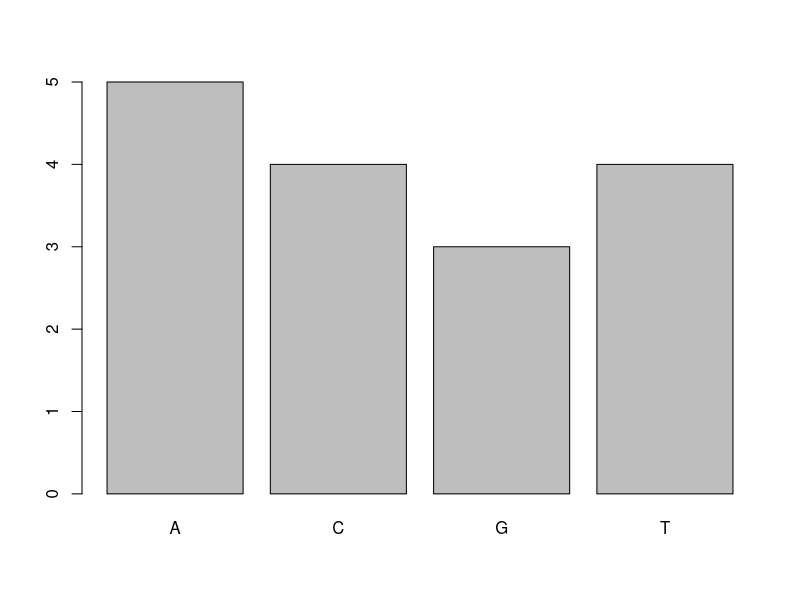
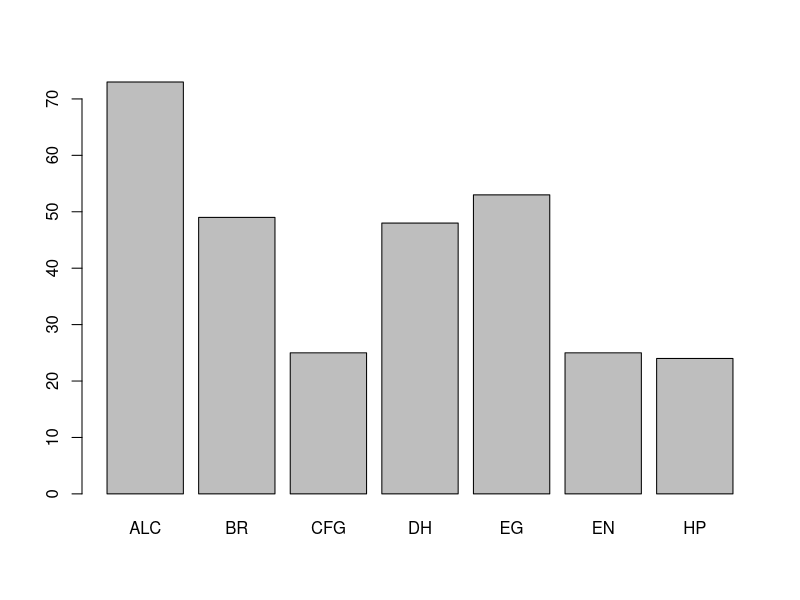
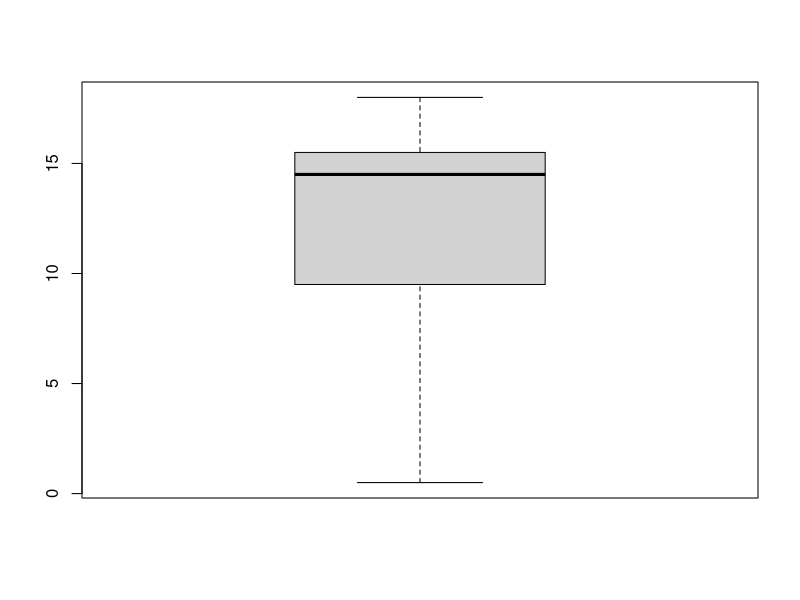
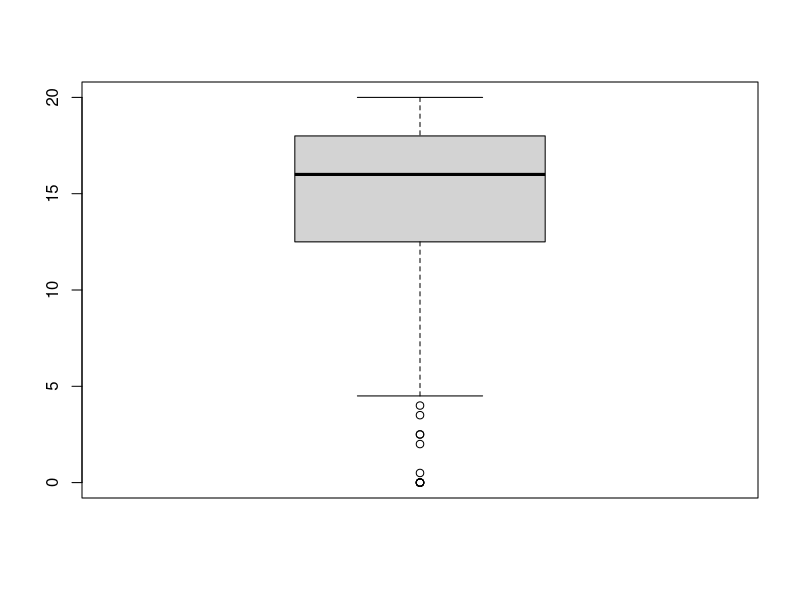
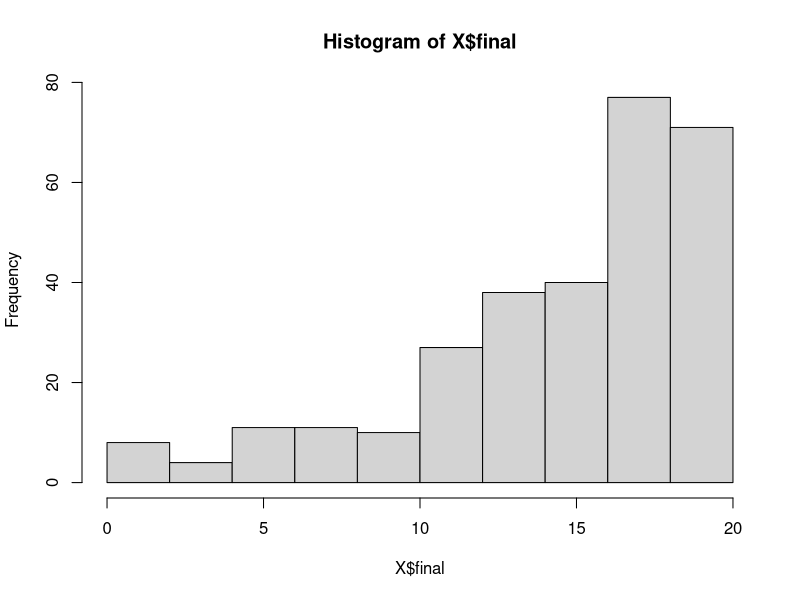
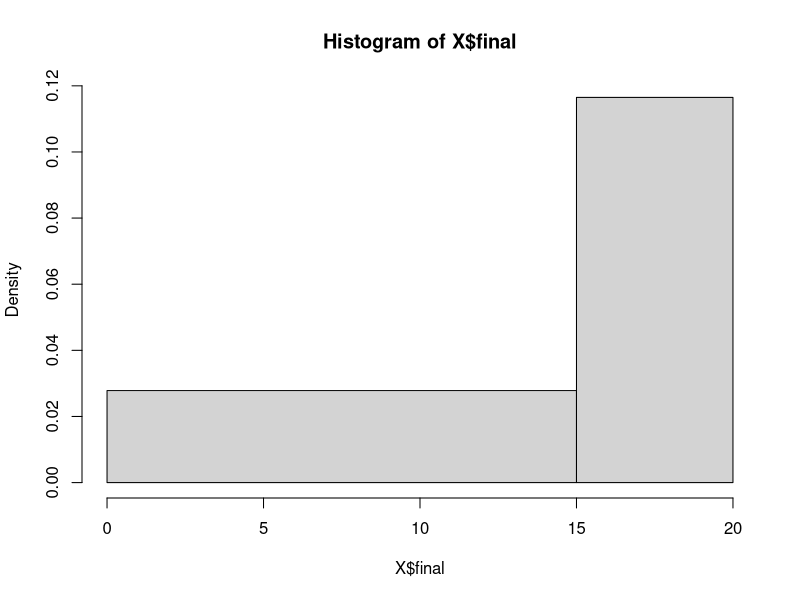
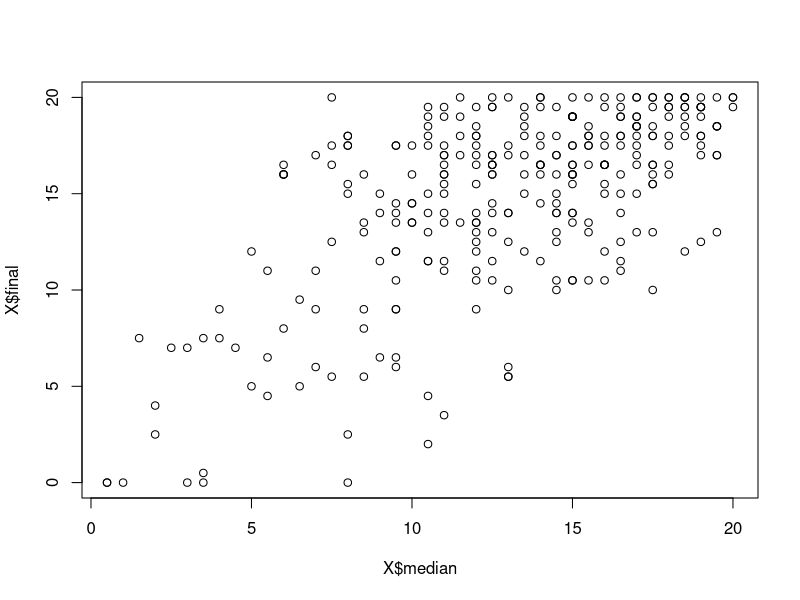
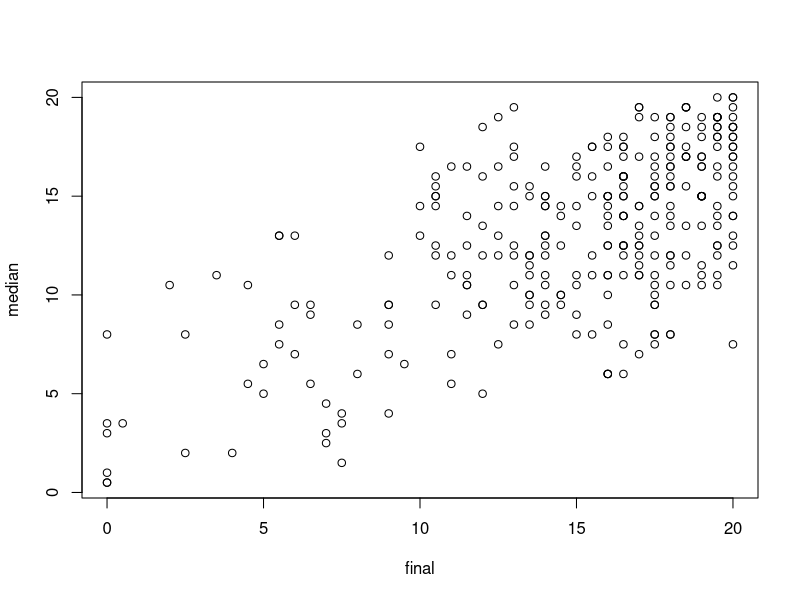

Write the R code that produced these figures, in order.
pi
log(640320**3 + 774)/sqrt(163)

# affectation
a <- (1 + sqrt(5)) / 2

a
a**2
a+1

# vecteur
# données de même type, deux écritures possibles :
c(1, 2, 3, 4)
1:4

notes <- c(18, 1.5, 9.5, 15.5, 15, 15.5, 0.5, 14.5, 10)

# on peut concaténer les vecteurs, deux notations équivalentes :
c(1, 2, 3, 4, 5)
c(1, c(2, 3), c(4, 5))

notes <- c(notes, 4)
notes

notes + 1 # on peut appliquer une opération sur tous les éléments d'un vecteur
notes == 4

notes10 <- notes / 2
notes10

# notes supérieures à 6
sup6 <- notes10 > 6
length(notes10[sup6])


# extraire un sous vecteur
notes[7:9] # l'indexage commence à 0
notes[c(1, 5, 6)] # vecteur composé des cases 1, 5 et 6
notes[1] + notes[3]

mean(notes10)

sup10 <- notes > 10
length(notes[sup10])


notes_entieres <- notes == floor(notes)
min(notes[notes_entieres])


notes10[2] <- 0
notes10[2:4] <- 10
notes10[notes10 == 10] <- 2
notes10


notes2 <- notes -2
length(notes2[notes2 < 0])
notes2[notes2 < 0] <- 0
notes2


# facteur : vecteur pour des variables qualitatives
# création :
(collection <- c("R", "V", "B", "V"))
(f <- factor(collection))

# si on veut mettre un ordre :

(f <- ordered(collection))
f > "B"
f <- factor(collection, ordered = TRUE)
f < "R"
f <- factor(collection, ordered = TRUE, levels=c("R", "V", "B")) # changer l'ordre par défaut
f < "R"


adn <- c("A","C","A","A","G","A","T","G","C","C","A","T","T","G","T","C")
f_adn <-(factor(adn))
f_adn
nlevels(f_adn)
levels(f_adn)

for (nucl in levels(f_adn)) {
  print(length(f_adn[f_adn == nucl]))
}

# tableaux individus-variables
# il faut spécifier les colonnes en argument (vecteur quand données quantitatives et facteur quand qualitatives)

v <- 5:10
f <- factor(c("R", "V", "B", "R", "V", "B"))
X <- data.frame(v, f, v > 7)
X

# data.frame peut être stocké au format csv 
# avec read.csv, on peut charger un fichier csv, soit avec le chemin absolu, soit en changeant le répertoire courant :
setwd("/home/user/Bureau/UTC_GI01/SY02/TP/TP1")

X <- read.csv("sy02.data")
X

length(X) # nb colonnes
ncol(X) # nb colonnes
nrow(X) # nb lignes
names(X) # nom colonnes


head(X) # premières lignes
summary(X)
X["median"]

X[1, 1]
X[, 3]
X[4 ,]
X[1:10, ]
X[c(1, 3), c(1, 4)]

X[, c(2,ncol(X))]

X$median

# masque
X[X$median > 10, ]


mean(X[X$correcteur.median == "EG", ]$median)
mean(X[X$correcteur.median == "EG", "median"])

prog <- nrow(X[X$median < X$final,])
tot <- nrow(X)
(prog / tot) * 100 

mean(X$final)
sd(X$final)
var(X$final)
median(X$final)
max(X$final)
min(X$final)
summary(X$final)

quantile(X$final)
quantile(X$final, 0.40)
quantile(X$final, 0.5)

quantile(X$final, 0.25)
quantile(X$final, 0.5)
quantile(X$final, 0.75)

quantile(X$final, 0.75) - quantile(X$final, 0.25)
IQR(X$final)


notes <- sort(X$median)
mean(notes[11 : length(notes) - 10])

adn <- c("A","C","A","A","G","A","T","G","C","C","A","T","T","G","T","C")
f_adn <-(factor(adn))
(table <- table(adn))
barplot(table)

(table <- table(X$correcteur.median))
barplot(table)

notes <- c(18, 1.5, 9.5, 15.5, 15, 15.5, 0.5, 14.5, 10)
boxplot(notes)

boxplot(X$final)


final <- X$final
q <- quantile(final, 0.25)
moustache_inf <- sort(final[final > q])[1]
abberant <- moustache_inf - (1.5 * IQR(final))
length(final[final < abberant])


final <- X$final
abberant <- quantile(final, 0.25) - (1.5 * IQR(final))
length(final[final <= abberant])


stem(X$moyenne)

hist(X$final)

h <- hist(X$final, breaks = c(0, 15, 20))

final <- X$final
length(final)
length(final[final <= 15])
length(final[final > 15])

h$density

sum(diff(h$breaks) * h$density)

plot(X$median, X$final)
plot(median ~ final, data = X)

c(final, data=X$final[X$correcteur.final == "DH"])
X$final[X$correcteur.final == "DH"]


boxplot(X$final[X$correcteur.final == "DH"])

stripchart(final ~ correcteur.final, data=X)

stripchart(final ~ correcteur.final, data=X, method="jitter")
